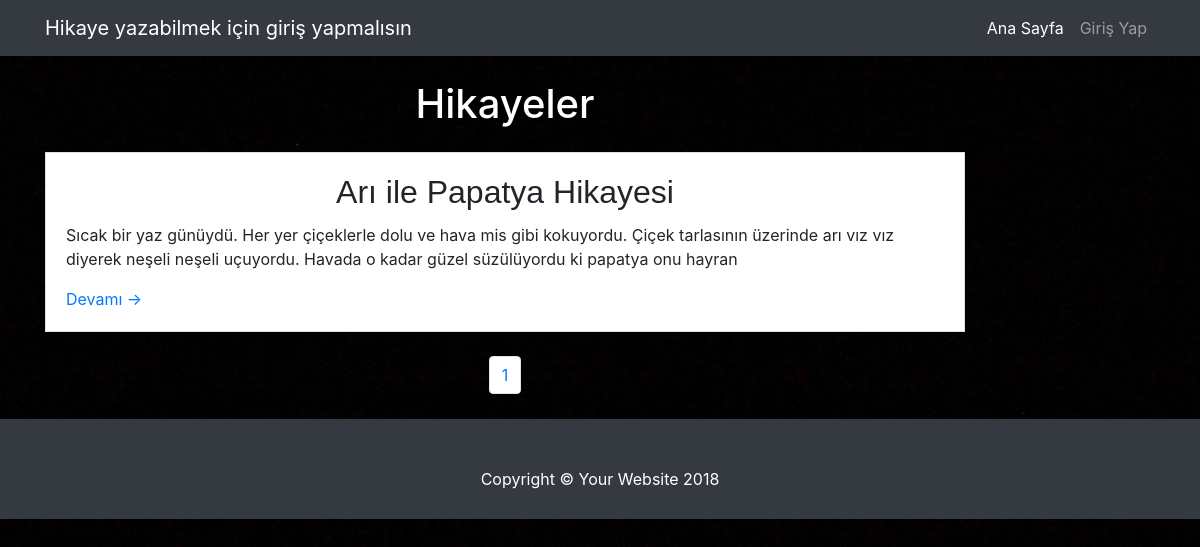
The page / on the database its author committed.
### tables this page shows
CREATE TABLE `anahikaye` (
  `hikaye_id` int(100) NOT NULL AUTO_INCREMENT,
  `hikaye_baslik` varchar(200) NOT NULL,
  `hikaye_metin` varchar(700) NOT NULL,
  `hikaye_devambir` int(50) DEFAULT NULL,
  `hikaye_devamiki` int(50) DEFAULT NULL,
  `hikaye_devamuc` int(50) DEFAULT NULL,
  `hikaye_tarih` timestamp NOT NULL DEFAULT CURRENT_TIMESTAMP,
  `hikaye_seviye` int(10) NOT NULL DEFAULT '0',
  `hikaye_begeni` int(100) NOT NULL DEFAULT '0',
  `kullanici_id` int(100) NOT NULL,
  PRIMARY KEY (`hikaye_id`),
  KEY `kullanici_id` (`kullanici_id`),
  KEY `hikaye_devambir` (`hikaye_devambir`),
  KEY `hikaye_devamiki` (`hikaye_devamiki`),
  KEY `hikaye_devamuc` (`hikaye_devamuc`),
  CONSTRAINT `anahikaye_ibfk_2` FOREIGN KEY (`kullanici_id`) REFERENCES `kullanici` (`kullanici_id`) ON DELETE CASCADE ON UPDATE CASCADE,
  CONSTRAINT `anahikaye_ibfk_5` FOREIGN KEY (`hikaye_devambir`) REFERENCES `alternatifbir` (`alterbir_id`) ON DELETE SET NULL,
  CONSTRAINT `anahikaye_ibfk_6` FOREIGN KEY (`hikaye_devamiki`) REFERENCES `alternatifbir` (`alterbir_id`) ON DELETE SET NULL,
  CONSTRAINT `anahikaye_ibfk_7` FOREIGN KEY (`hikaye_devamuc`) REFERENCES `alternatifbir` (`alterbir_id`) ON DELETE SET NULL
);

### functions.php (called while the page is built, shortened)
<?php
include 'init.php';
  function getStory($page)
  {
    global $connection;
    $limitPass = ($page - 1) * 5;
    $videos = $connection->prepare("SELECT * FROM anahikaye , kullanici where anahikaye.kullanici_id=kullanici.kullanici_id ORDER BY hikaye_id DESC LIMIT :pass , 5");
    $videos->bindValue(':pass', $limitPass, PDO::PARAM_INT);
    $videos->execute();
    return $videos->fetchAll(PDO::FETCH_OBJ);
  }
  function getPage()
  {
    global $connection;
    $videos = $connection->prepare("SELECT * FROM anahikaye ");
    $videos->execute();
    $videos=$videos->fetchAll(PDO::FETCH_OBJ);
    return count($videos)/5;
  }
 ?>

### index.php (the view, shortened to what this page needs)
<?php
include 'init.php';
include 'functions.php';
if (!isset($_GET['page'])) {
  $page=1;
}
else {
  $page=$_GET['page'];
}
$anaHikayeler = getStory($page);
$page = getPage();
include 'wiew/header.php';
?>
    <div class="container">
      <div class="row">
        <div class="col-md-10">
          <h1 class="my-4">Hikayeler
          </h1>
          <?php foreach ($anaHikayeler as $hikaye): ?>
            <div class="card mb-4">
              <div class="card-body">
                <h2 class="card-title" align="center"><?php echo $hikaye->hikaye_baslik ?></h2>
                <p class="card-text"><?php echo mb_substr($hikaye->hikaye_metin,0,200) ?></p>
                <a href="altergör.php?hikaye_id=<?php echo $hikaye->hikaye_id ?>&seviye=<?php echo $hikaye->hikaye_seviye ?>" >Devamı &rarr;</a>
              </div>
            </div>
          <?php endforeach; ?>
          <ul class="pagination justify-content-center mb-4">
            <?php for ($i=0;$i<$page;$i++): ?>
              <li class="page-item">
                <a class="page-link" href="index.php?page=<?php echo $i +1 ?>"> <?php echo $i +1 ?></a>
              </li>
            <?php endfor; ?>
          </ul>
        </div>
        <div class="col-md-4">
        </div>
      </div>
    </div>
    <footer class="py-5 bg-dark">
      <div class="container">
        <p class="m-0 text-center text-white">Copyright &copy; Your Website 2018</p>
      </div>
    </footer>
  </body>
</html>

### css/blog-home.css (style rules this page uses)
body { padding-top: 54px; }
@media (min-width: 992px) { body { padding-top: 56px; } }

### style.css (style rules this page uses)
.card { border-radius: 0px; }
body { background-image: url("background.jpg"); }
.card-title { font-family: sans-serif; }
.col-md-4 { padding-left: 5px; padding-right: 5px; }
.my-4 { color: white; text-align: center; }
.py-5.bg-dark { position: absolute; left: 0; height: 100px; width: 100%; }

### rows shown on the page
anahikaye: hikaye_baslik "Arı ile Papatya Hikayesi", hikaye_metin "Sıcak bir yaz günüydü. Her yer çiçeklerle dolu ve hava mis gibi kokuyordu. Çiçek tarlasının üzerinde arı vız vız diyerek neşeli neşeli uçuyordu. Havada o kadar güzel süzülüyordu ki papatya onu hayran"
